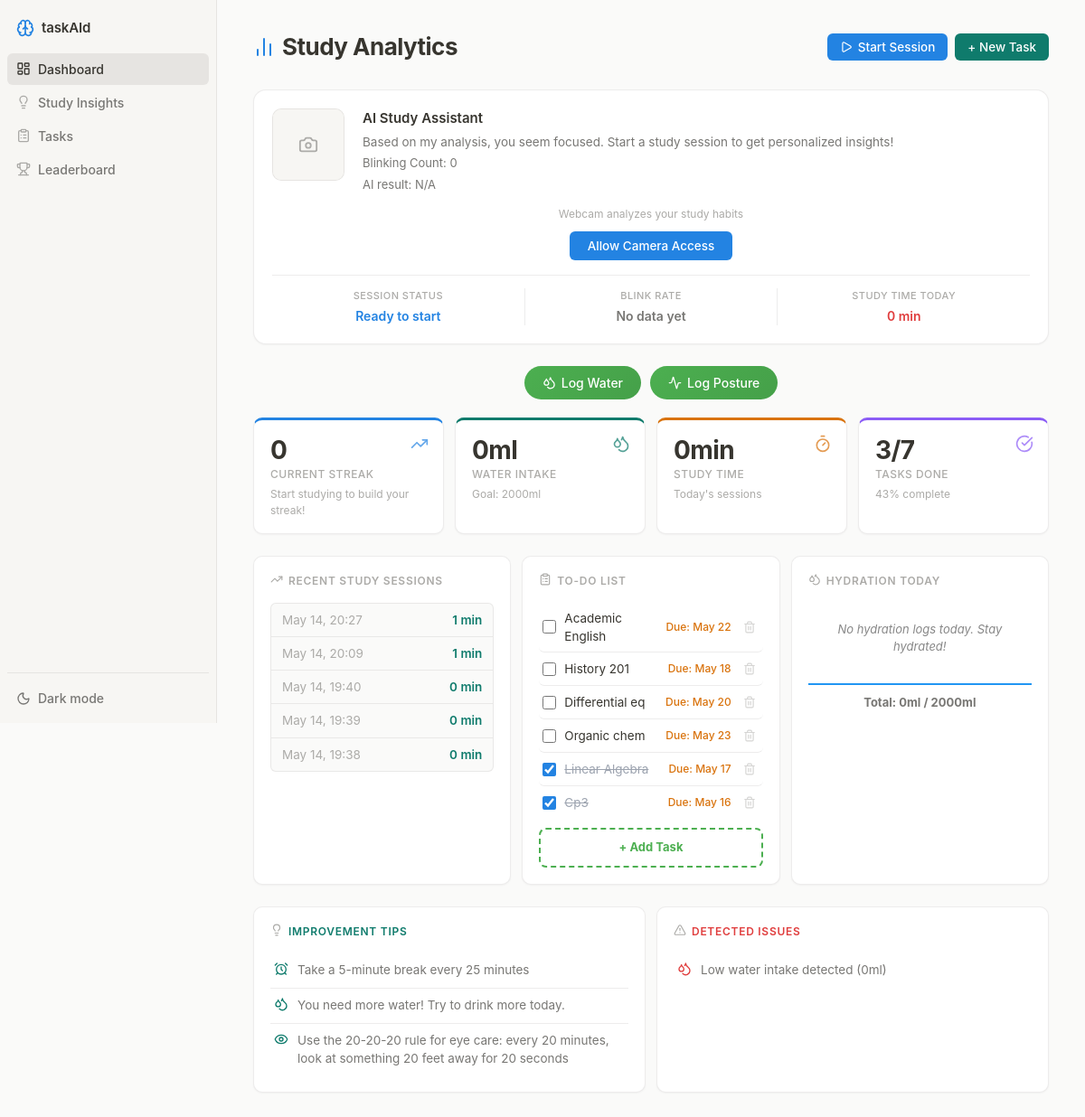
Before: / with the older database file.
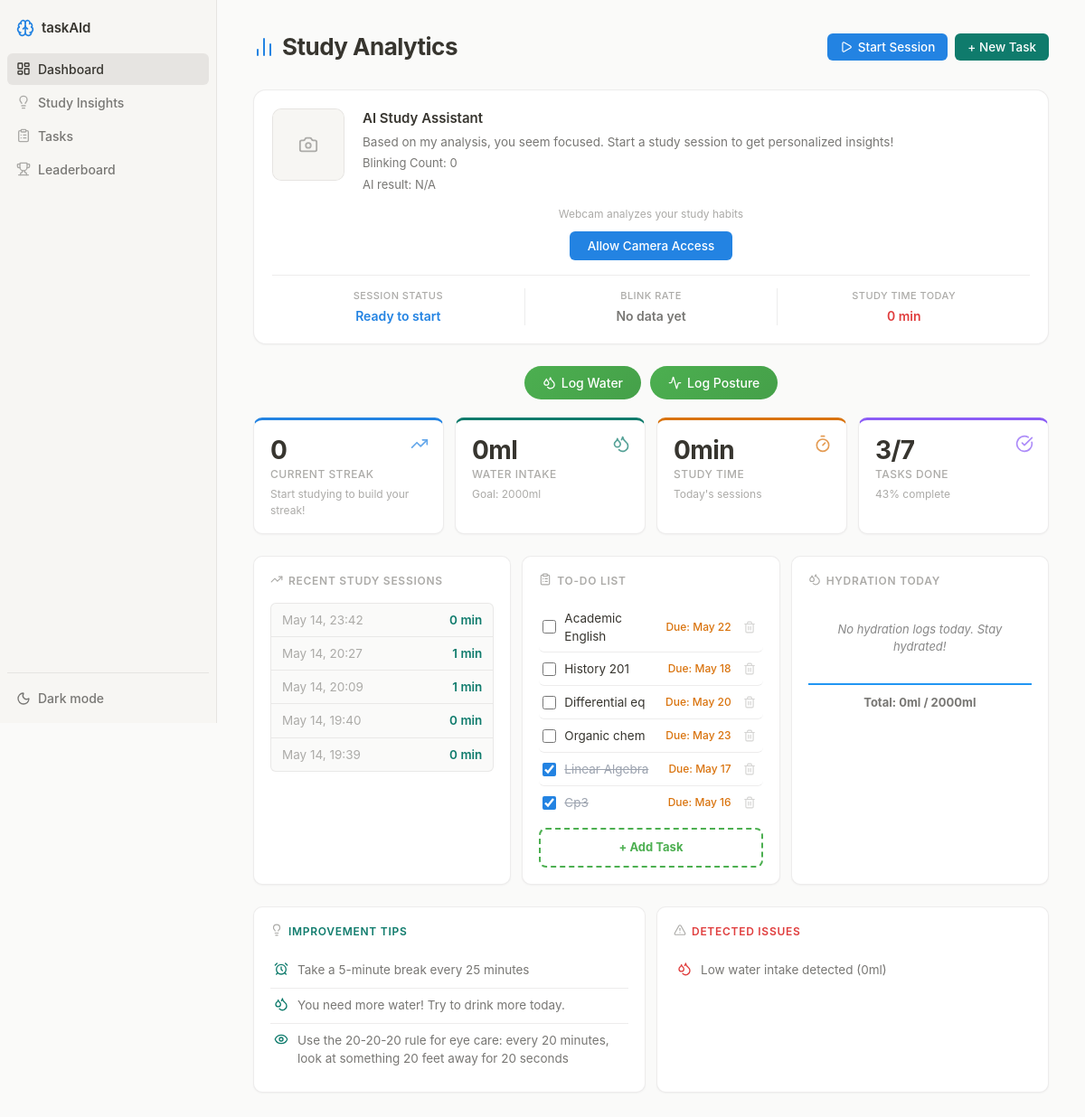
After: the same page with the newer database file.
### taskaid/models.py (models this page shows, shortened)
class StudySession(models.Model):
    user = models.ForeignKey(StudyUser, on_delete=models.CASCADE, related_name="sessions", null=True, blank=True)
    start_time = models.DateTimeField(auto_now_add=True)
    end_time = models.DateTimeField(null=True, blank=True)
    breaks_taken = models.IntegerField(default=0)
    blinks = models.IntegerField(default=0)
    liters_drank = models.FloatField(default=0.0)
    emotions = models.JSONField(default=list, blank=True)
    is_active = models.BooleanField(default=True)
    @property
    def duration(self):
        if self.end_time:
            delta = self.end_time - self.start_time
            return int(delta.total_seconds() / 60)  # Return minutes
        else:
            delta = timezone.now() - self.start_time
            return int(delta.total_seconds() / 60)

class Task(models.Model):
    STATUS_PENDING = 'pending'
    STATUS_INPROG = 'in-progress'
    STATUS_DONE = 'done'
    STATUS_CHOICES = [
        (STATUS_PENDING, 'Pending'),
        (STATUS_INPROG, 'In Progress'),
        (STATUS_DONE, 'Done'),
    ]
    SUBJECT_CHOICES = [
        ('math', 'Mathematics'),
        ('science', 'Science'),
        ('history', 'History'),
        ('language', 'Language Arts'),
        ('other', 'Other'),
    ]
    user = models.ForeignKey(StudyUser, on_delete=models.CASCADE, related_name="tasks", null=True, blank=True)
    title = models.CharField(max_length=255)
    description = models.TextField(blank=True)
    subject = models.CharField(max_length=20, choices=SUBJECT_CHOICES, null=True, blank=True)
    deadline = models.DateTimeField(null=True, blank=True)
    status = models.CharField(max_length=20, choices=STATUS_CHOICES, default=STATUS_PENDING)
    completed = models.BooleanField(default=False)  # Added for template compatibility
    created_at = models.DateTimeField(auto_now_add=True)
    updated_at = models.DateTimeField(auto_now=True)
    completed_at = models.DateTimeField(null=True, blank=True)

### taskaid/views.py (the view)
# urls.py: path('', dashboard, name='dashboard'),
def dashboard(request):
    tasks = Task.objects.all().order_by("-created_at")
    sessions = StudySession.objects.all().order_by("-start_time")[:5]
    hydration_logs = HydrationLog.objects.all().order_by("-timestamp")
    today = get_today_in_user_tz()
    user_tz = get_user_timezone()
    today_start = user_tz.localize(datetime.combine(today, datetime.min.time()))
    today_end = user_tz.localize(datetime.combine(today, datetime.max.time()))
    blink_logs = Blink.objects.filter(timestamp__range=[today_start, today_end]).order_by("-timestamp")
    posture_logs = Posture.objects.all().order_by("-timestamp")[:10]
    streaks = Streak.objects.all().order_by("-current_streak")
    insights = Insight.objects.all().order_by("-created_at")
    completed_tasks = tasks.filter(completed=True).count()
    total_tasks = tasks.count()
    today_sessions = StudySession.objects.filter(start_time__range=[today_start, today_end])
    total_study_time = 0
    for session in today_sessions:
        total_study_time += session.duration
    today_hydration = HydrationLog.objects.filter(timestamp__range=[today_start, today_end]).order_by("-timestamp")
    total_hydration = today_hydration.aggregate(total=Sum('amount'))['total'] or 0
    current_session = StudySession.objects.filter(is_active=True).first()
    context = {
        "tasks": tasks,
        "sessions": sessions,
        "hydration_logs": today_hydration[:5],
        "blink_logs": blink_logs,
        "posture_logs": posture_logs,
        "streaks": streaks,
        "insights": insights,
        "completed_tasks": completed_tasks,
        "total_tasks": total_tasks,
        "total_study_time": total_study_time,
        "total_hydration": total_hydration,
        "current_session": current_session,
    }
    return render(request, "dashboard.html", context)

### taskaid/views.py (called while the page is built)
def get_user_timezone():
    return pytz.timezone('Asia/Beirut')  # Change to your timezone

def get_today_in_user_tz():
    user_tz = get_user_timezone()
    now_user_tz = timezone.now().astimezone(user_tz)
    return now_user_tz.date()

### taskaid/templates/dashboard.html (shortened to what the changed rows need)
<!DOCTYPE html>
<html lang="en">
<head>
    {% load static %}
    <link rel="stylesheet" href="{% static 'style.css' %}">
</head>
<body>
    <div class="main-content">
        <div class="header">
            <h1 class="page-title"><i data-lucide="bar-chart-2"></i> Study Analytics</h1>
        </div>
        <div class="bottom-grid">
            <div class="card">
                <div class="chart-container" id="sessionsContainer">
                    {% for session in sessions|slice:":5" %}
                        <div class="session-item">
                            <div class="session-time">
                                {{ session.start_time|date:"M d, H:i" }}
                            </div>
                            <div class="session-duration">
                                {% if session.end_time %}
                                    {{ session.duration }} min
                                {% else %}
                                    <span style="color: #4CAF50;">Ongoing</span>
                                {% endif %}
                            </div>
                        </div>
                    {% empty %}
                        <div class="no-data">No study sessions yet. Start your first session!</div>
                    {% endfor %}
                </div>
            </div>
            <div class="card">
                <div id="tasksList">
                    {% for task in tasks|slice:":6" %}
                        <div class="todo-item" data-task-id="{{ task.id }}">
                            <input type="checkbox" class="todo-checkbox" {% if task.completed %}checked{% endif %} onchange="toggleTask({{ task.id }})">
                            <span class="todo-text {% if task.completed %}completed{% endif %}">
                                {{ task.title }}
                            </span>
                            {% if task.deadline %}
                                <span class="task-deadline">
                                    Due: {{ task.deadline|date:"M d" }}
                                </span>
                            {% endif %}
                            <button class="delete-task-btn" onclick="deleteTask({{ task.id }})" title="Delete task"><i data-lucide="trash-2"></i></button>
                        </div>
                    {% empty %}
                        <div class="no-tasks">No tasks yet. Create your first task!</div>
                    {% endfor %}
                </div>
            </div>
        </div>
    </div>
</body>
</html>

Changed rows visible on the page:
no longer on this page (row unchanged): StudySession: start_time "May 14, 19:38", duration "0"
added StudySession: start_time "May 14, 23:42", duration "0"
